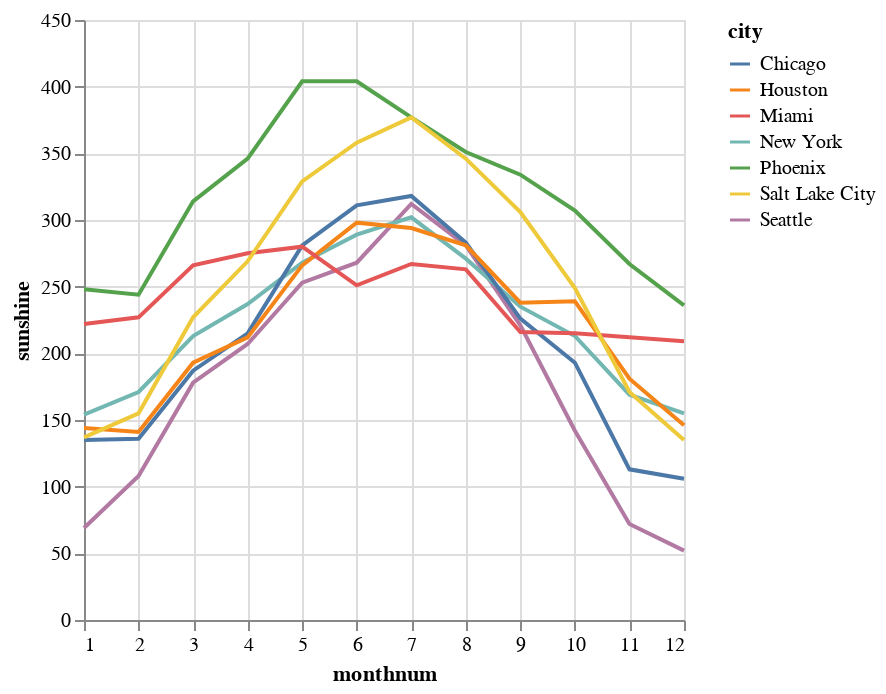

Notebook source saved alongside this figure:
### Code cell
chart = alt.Chart(df).mark_line().encode(
    x="monthnum",
    y="sunshine",
    color="city:N" # N denotes nominal/categorical data
)

chart

### Figure 1 — Vega-Lite specification as saved in the notebook (floating-point values rounded to 4 significant figures)
{"config": {"view": {"continuousWidth": 300, "continuousHeight": 300}}, "data": {"name": "data-c5fac995ec44e88fd70972202d7a9e52"}, "mark": {"type": "line"}, "encoding": {"color": {"field": "city", "type": "nominal"}, "x": {"field": "monthnum", "type": "quantitative"}, "y": {"field": "sunshine", "type": "quantitative"}}, "$schema": "https://vega.github.io/schema/vega-lite/v6.1.0.json", "datasets": {"data-c5fac995ec44e88fd70972202d7a9e52": [{"sunshine": 69, "city": "Seattle", "lat": 47.61, "lon": -122.3, "month": "Jan", "monthnum": 1}, {"sunshine": 108, "city": "Seattle", "lat": 47.61, "lon": -122.3, "month": "Feb", "monthnum": 2}, {"sunshine": 178, "city": "Seattle", "lat": 47.61, "lon": -122.3, "month": "Mar", "monthnum": 3}, {"sunshine": 207, "city": "Seattle", "lat": 47.61, "lon": -122.3, "month": "Apr", "monthnum": 4}, {"sunshine": 253, "city": "Seattle", "lat": 47.61, "lon": -122.3, "month": "May", "monthnum": 5}, {"sunshine": 268, "city": "Seattle", "lat": 47.61, "lon": -122.3, "month": "Jun", "monthnum": 6}, {"sunshine": 312, "city": "Seattle", "lat": 47.61, "lon": -122.3, "month": "Jul", "monthnum": 7}, {"sunshine": 281, "city": "Seattle", "lat": 47.61, "lon": -122.3, "month": "Aug", "monthnum": 8}, {"sunshine": 221, "city": "Seattle", "lat": 47.61, "lon": -122.3, "month": "Sep", "monthnum": 9}, {"sunshine": 142, "city": "Seattle", "lat": 47.61, "lon": -122.3, "month": "Oct", "monthnum": 10}, {"sunshine": 72, "city": "Seattle", "lat": 47.61, "lon": -122.3, "month": "Nov", "monthnum": 11}, {"sunshine": 52, "city": "Seattle", "lat": 47.61, "lon": -122.3, "month": "Dec", "monthnum": 12}, {"sunshine": 248, "city": "Phoenix", "lat": 33.43, "lon": -112.0, "month": "Jan", "monthnum": 1}, {"sunshine": 244, "city": "Phoenix", "lat": 33.43, "lon": -112.0, "month": "Feb", "monthnum": 2}, {"sunshine": 314, "city": "Phoenix", "lat": 33.43, "lon": -112.0, "month": "Mar", "monthnum": 3}, {"sunshine": 346, "city": "Phoenix", "lat": 33.43, "lon": -112.0, "month": "Apr", "monthnum": 4}, {"sunshine": 404, "city": "Phoenix", "lat": 33.43, "lon": -112.0, "month": "May", "monthnum": 5}, {"sunshine": 404, "city": "Phoenix", "lat": 33.43, "lon": -112.0, "month": "Jun", "monthnum": 6}, {"sunshine": 377, "city": "Phoenix", "lat": 33.43, "lon": -112.0, "month": "Jul", "monthnum": 7}, {"sunshine": 351, "city": "Phoenix", "lat": 33.43, "lon": -112.0, "month": "Aug", "monthnum": 8}, {"sunshine": 334, "city": "Phoenix", "lat": 33.43, "lon": -112.0, "month": "Sep", "monthnum": 9}, {"sunshine": 307, "city": "Phoenix", "lat": 33.43, "lon": -112.0, "month": "Oct", "monthnum": 10}, {"sunshine": 267, "city": "Phoenix", "lat": 33.43, "lon": -112.0, "month": "Nov", "monthnum": 11}, {"sunshine": 236, "city": "Phoenix", "lat": 33.43, "lon": -112.0, "month": "Dec", "monthnum": 12}, {"sunshine": 154, "city": "New York", "lat": 40.69, "lon": -74.0, "month": "Jan", "monthnum": 1}, {"sunshine": 171, "city": "New York", "lat": 40.69, "lon": -74.0, "month": "Feb", "monthnum": 2}, {"sunshine": 213, "city": "New York", "lat": 40.69, "lon": -74.0, "month": "Mar", "monthnum": 3}, {"sunshine": 237, "city": "New York", "lat": 40.69, "lon": -74.0, "month": "Apr", "monthnum": 4}, {"sunshine": 268, "city": "New York", "lat": 40.69, "lon": -74.0, "month": "May", "monthnum": 5}, {"sunshine": 289, "city": "New York", "lat": 40.69, "lon": -74.0, "month": "Jun", "monthnum": 6}, {"sunshine": 302, "city": "New York", "lat": 40.69, "lon": -74.0, "month": "Jul", "monthnum": 7}, {"sunshine": 271, "city": "New York", "lat": 40.69, "lon": -74.0, "month": "Aug", "monthnum": 8}, {"sunshine": 235, "city": "New York", "lat": 40.69, "lon": -74.0, "month": "Sep", "monthnum": 9}, {"sunshine": 213, "city": "New York", "lat": 40.69, "lon": -74.0, "month": "Oct", "monthnum": 10}, {"sunshine": 169, "city": "New York", "lat": 40.69, "lon": -74.0, "month": "Nov", "monthnum": 11}, {"sunshine": 155, "city": "New York", "lat": 40.69, "lon": -74.0, "month": "Dec", "monthnum": 12}, {"sunshine": 135, "city": "Chicago", "lat": 41.88, "lon": -87.63, "month": "Jan", "monthnum": 1}, {"sunshine": 136, "city": "Chicago", "lat": 41.88, "lon": -87.63, "month": "Feb", "monthnum": 2}, {"sunshine": 187, "city": "Chicago", "lat": 41.88, "lon": -87.63, "month": "Mar", "monthnum": 3}, {"sunshine": 215, "city": "Chicago", "lat": 41.88, "lon": -87.63, "month": "Apr", "monthnum": 4}, {"sunshine": 281, "city": "Chicago", "lat": 41.88, "lon": -87.63, "month": "May", "monthnum": 5}, {"sunshine": 311, "city": "Chicago", "lat": 41.88, "lon": -87.63, "month": "Jun", "monthnum": 6}, {"sunshine": 318, "city": "Chicago", "lat": 41.88, "lon": -87.63, "month": "Jul", "monthnum": 7}, {"sunshine": 283, "city": "Chicago", "lat": 41.88, "lon": -87.63, "month": "Aug", "monthnum": 8}, {"sunshine": 226, "city": "Chicago", "lat": 41.88, "lon": -87.63, "month": "Sep", "monthnum": 9}, {"sunshine": 193, "city": "Chicago", "lat": 41.88, "lon": -87.63, "month": "Oct", "monthnum": 10}, {"sunshine": 113, "city": "Chicago", "lat": 41.88, "lon": -87.63, "month": "Nov", "monthnum": 11}, {"sunshine": 106, "city": "Chicago", "lat": 41.88, "lon": -87.63, "month": "Dec", "monthnum": 12}, {"sunshine": 144, "city": "Houston", "lat": 29.76, "lon": -95.37, "month": "Jan", "monthnum": 1}, {"sunshine": 141, "city": "Houston", "lat": 29.76, "lon": -95.37, "month": "Feb", "monthnum": 2}, {"sunshine": 193, "city": "Houston", "lat": 29.76, "lon": -95.37, "month": "Mar", "monthnum": 3}, {"sunshine": 212, "city": "Houston", "lat": 29.76, "lon": -95.37, "month": "Apr", "monthnum": 4}, {"sunshine": 266, "city": "Houston", "lat": 29.76, "lon": -95.37, "month": "May", "monthnum": 5}, {"sunshine": 298, "city": "Houston", "lat": 29.76, "lon": -95.37, "month": "Jun", "monthnum": 6}, {"sunshine": 294, "city": "Houston", "lat": 29.76, "lon": -95.37, "month": "Jul", "monthnum": 7}, {"sunshine": 281, "city": "Houston", "lat": 29.76, "lon": -95.37, "month": "Aug", "monthnum": 8}, {"sunshine": 238, "city": "Houston", "lat": 29.76, "lon": -95.37, "month": "Sep", "monthnum": 9}, {"sunshine": 239, "city": "Houston", "lat": 29.76, "lon": -95.37, "month": "Oct", "monthnum": 10}, {"sunshine": 181, "city": "Houston", "lat": 29.76, "lon": -95.37, "month": "Nov", "monthnum": 11}, {"sunshine": 146, "city": "Houston", "lat": 29.76, "lon": -95.37, "month": "Dec", "monthnum": 12}, {"sunshine": 222, "city": "Miami", "lat": 25.8, "lon": -80.29, "month": "Jan", "monthnum": 1}, {"sunshine": 227, "city": "Miami", "lat": 25.8, "lon": -80.29, "month": "Feb", "monthnum": 2}, {"sunshine": 266, "city": "Miami", "lat": 25.8, "lon": -80.29, "month": "Mar", "monthnum": 3}, {"sunshine": 275, "city": "Miami", "lat": 25.8, "lon": -80.29, "month": "Apr", "monthnum": 4}, {"sunshine": 280, "city": "Miami", "lat": 25.8, "lon": -80.29, "month": "May", "monthnum": 5}, {"sunshine": 251, "city": "Miami", "lat": 25.8, "lon": -80.29, "month": "Jun", "monthnum": 6}, {"sunshine": 267, "city": "Miami", "lat": 25.8, "lon": -80.29, "month": "Jul", "monthnum": 7}, {"sunshine": 263, "city": "Miami", "lat": 25.8, "lon": -80.29, "month": "Aug", "monthnum": 8}, {"sunshine": 216, "city": "Miami", "lat": 25.8, "lon": -80.29, "month": "Sep", "monthnum": 9}, {"sunshine": 215, "city": "Miami", "lat": 25.8, "lon": -80.29, "month": "Oct", "monthnum": 10}, {"sunshine": 212, "city": "Miami", "lat": 25.8, "lon": -80.29, "month": "Nov", "monthnum": 11}, {"sunshine": 209, "city": "Miami", "lat": 25.8, "lon": -80.29, "month": "Dec", "monthnum": 12}, {"sunshine": 137, "city": "Salt Lake City", "lat": 40.79, "lon": -112.0, "month": "Jan", "monthnum": 1}, {"sunshine": 155, "city": "Salt Lake City", "lat": 40.79, "lon": -112.0, "month": "Feb", "monthnum": 2}, {"sunshine": 227, "city": "Salt Lake City", "lat": 40.79, "lon": -112.0, "month": "Mar", "monthnum": 3}, {"sunshine": 269, "city": "Salt Lake City", "lat": 40.79, "lon": -112.0, "month": "Apr", "monthnum": 4}, {"sunshine": 329, "city": "Salt Lake City", "lat": 40.79, "lon": -112.0, "month": "May", "monthnum": 5}, {"sunshine": 358, "city": "Salt Lake City", "lat": 40.79, "lon": -112.0, "month": "Jun", "monthnum": 6}, {"sunshine": 377, "city": "Salt Lake City", "lat": 40.79, "lon": -112.0, "month": "Jul", "monthnum": 7}, {"sunshine": 346, "city": "Salt Lake City", "lat": 40.79, "lon": -112.0, "month": "Aug", "monthnum": 8}, {"sunshine": 306, "city": "Salt Lake City", "lat": 40.79, "lon": -112.0, "month": "Sep", "monthnum": 9}, {"sunshine": 249, "city": "Salt Lake City", "lat": 40.79, "lon": -112.0, "month": "Oct", "monthnum": 10}, {"sunshine": 171, "city": "Salt Lake City", "lat": 40.79, "lon": -112.0, "month": "Nov", "monthnum": 11}, {"sunshine": 135, "city": "Salt Lake City", "lat": 40.79, "lon": -112.0, "month": "Dec", "monthnum": 12}]}}
